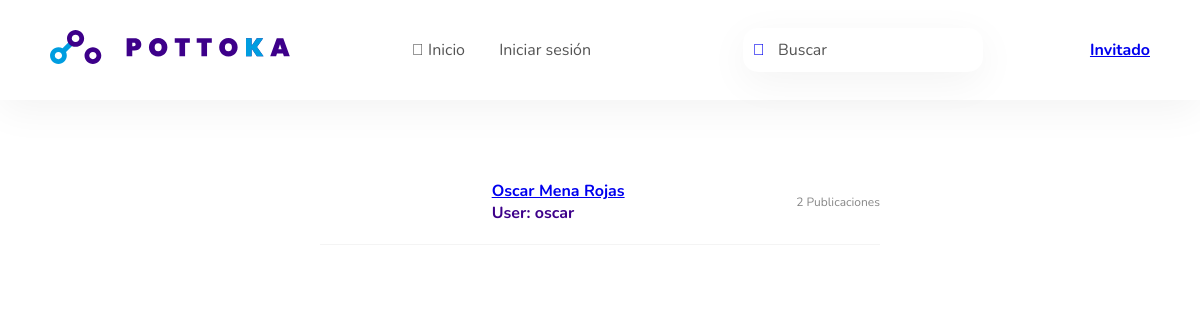
/home/, run on the app's committed database.
### tables this page shows
CREATE TABLE login (username VARCHAR (100) PRIMARY KEY, name VARCHAR (100) NOT NULL, email VARCHAR (100) NOT NULL, password VARCHAR (100) NOT NULL, telefono INT NOT NULL, fecha VARCHAR NOT NULL, permiso INT);

### app.py (the view)
@app.route("/home/", methods=["GET", "POST"])
def home():
    with sqlite3.connect("/home/oscarmena/mysite/pottoka.db") as con:
        con.row_factory = sqlite3.Row
        cursor = con.cursor()
        cursor.execute("SELECT * FROM login")
        rows = cursor.fetchall()
        cursor.execute("SELECT * FROM comentarios")
        rows2 = cursor.fetchall()
        return render_template("home.html", rows = rows, rows2 = rows2)

### templates/home.html (shortened to what this page needs)
{% extends "basep.html" %}
{% block content %}
    <header>
      <div class="logo"><img src="../static/assets/Logo_principal.svg" alt="" /></div>
      <nav>
        <ul>
          <li>
            <a href="/home/" >
              <i class="fal fa-home"></i>
              Inicio
            </a>
          </li>
          <li>
            {% if session.username %} <a href="/perfil/<{{session.username}}>" >
              <i class="fal fa-user"></i>
              Mi perfil
            </a>
            {% else %}<a href="../login/" >
              Iniciar sesión
            {% endif %}
          </li>
        </ul>
      </nav>
      <form class="busqueda">
        <i class="icono fal fa-search"></i>
        <input type="search" placeholder="Buscar" />
      </form>
      <div >
        <h4>{% if session.username %} <a href="/perfil/<{{session.username}}>" > {{ session.username }} {% else %} Invitado {% endif %}</a></h4>
      </div>
    </header>
    <main>
    {% for r in rows %}
        <div class="titulo">
          <div class="usuario">
            <h4><a href="/perfil/<{{ r["username"] }}>" >{{ r["name"] }} </a><br>User: {{ r["username"] }}</h4>
          </div>
          {% set a = [0] %}
          <div class="fechaPublicacion">{{ a[0] }} Publicaciones</div>
        </div>
    {% endfor %}
        <div class="divider"></div>
    </main>
    {% endblock %}

### static/css/componentes.css (style rules this page uses)
:root { --colorPrincipal: #009de0; --colorSecundario: #3d008a; --colorElemento: #545454; }
* { font-family: "Nunito", sans-serif; box-sizing: border-box; margin: 0; padding: 0; }
html, body { height: 100%; }
.titulo { display: flex; justify-content: space-between; align-items: center; padding: 20px; }
.titulo .fechaPublicacion { font-size: 12px; color: #878787; }
.usuario { display: flex; align-items: center; cursor: pointer; }
.divider { margin-left: 20px; margin-right: 20px; border-bottom: 1px solid #f4f4f4; }
input { padding: 10px; border: none; width: 100%; box-shadow: 0px 10px 40px rgb(0 0 0 / 5%); border: 1px solid transparent; border-radius: 15px; color: var(--colorElemento); font-size: 12px; }
::placeholder { color: #878787; font-size: 12px; }

### static/css/base.css (style rules this page uses)
:root { --colorPrincipal: #009de0; --colorSecundario: #3d008a; --colorElemento: #545454; }
* { font-family: "Nunito", sans-serif; box-sizing: border-box; margin: 0; padding: 0; }
header { position: sticky; top: 0; display: flex; justify-content: space-between; height: 100px; align-items: center; padding-left: 50px; padding-right: 50px; box-shadow: 0px 10px 40px rgba(0, 0, 0, 0.05); background-color: white; }
h4 { color: var(--colorSecundario); }
.logo { width: 240px; }
.logo img { width: 100%; }
nav ul { display: flex; margin: 0; padding: 0; }
nav ul li { margin: 15px; list-style: none; }
nav ul li a { text-decoration: none; color: var(--colorElemento); font-weight: 400; }
.busqueda { position: relative; }
.busqueda .icono { position: absolute; top: 50%; left: 10px; transform: translateY(-50%); }
.busqueda input { padding-left: 34px; }
input { padding: 10px; border: none; width: 100%; box-shadow: 0px 10px 40px rgb(0 0 0 / 5%); border: 1px solid transparent; border-radius: 15px; padding: 10px; color: var(--colorElemento); font-size: 16px; }
::placeholder { color: var(--colorElemento); font-size: 16px; }
main { width: 100%; height: 100%; padding: 5% 25% 5% 25%; }

### data on the page
login: name "Oscar Mena Rojas", username "oscar", a "2"
